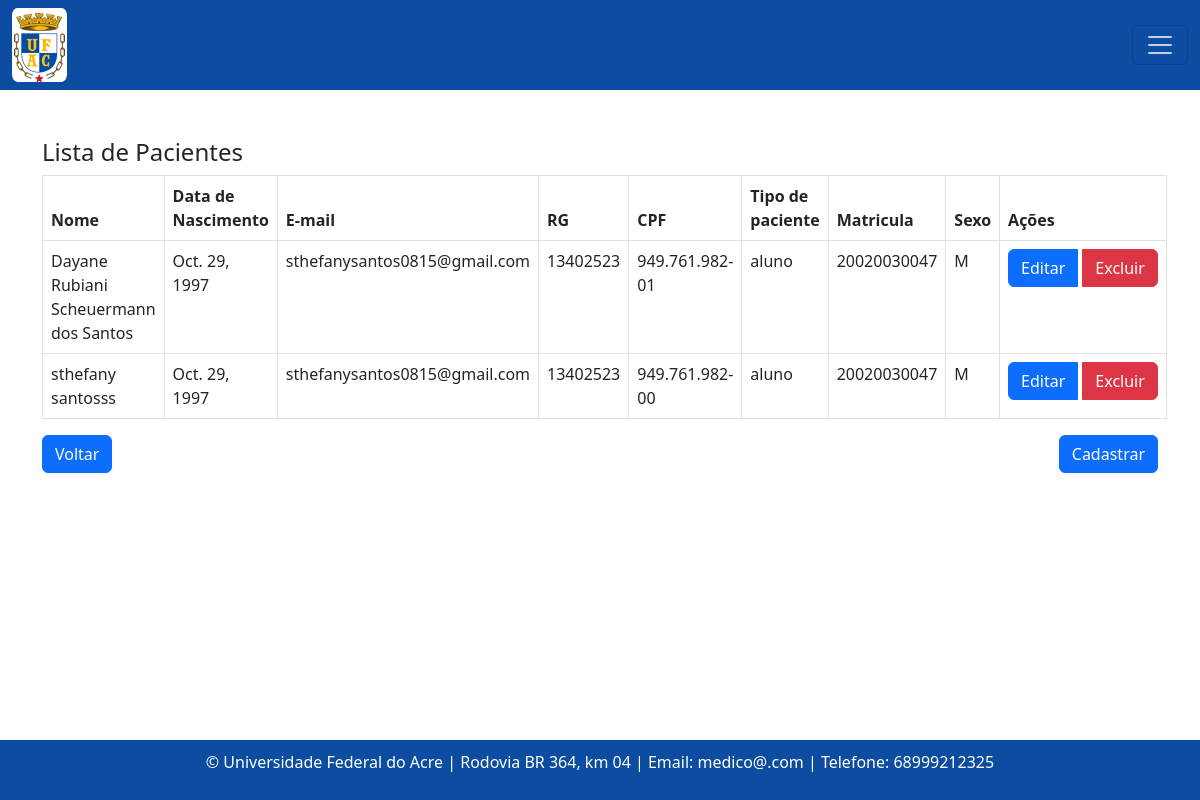
/pacientes/, run on an earlier commit of the app's database.
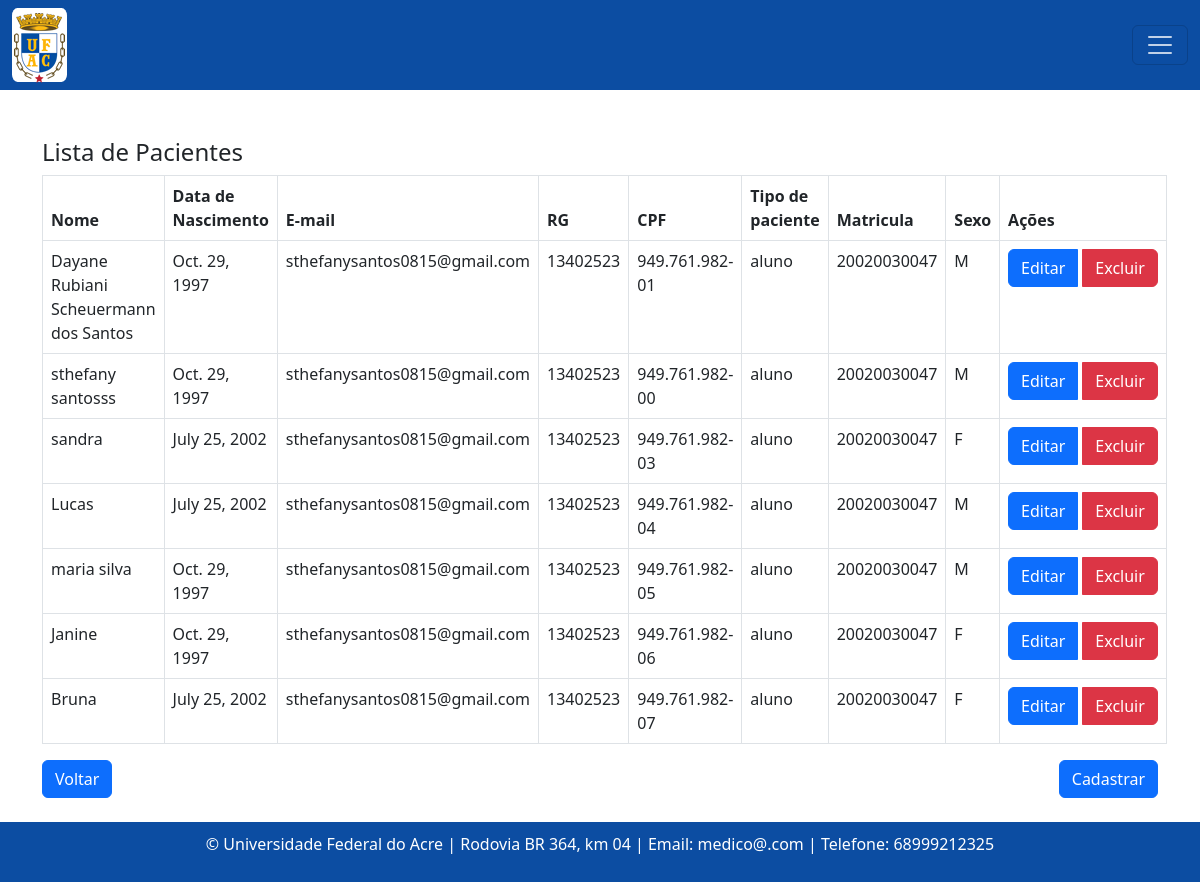
And on a later commit of the database.
### consulta/models.py (models this page shows, shortened)
class Paciente(models.Model):
    nome = models.CharField(max_length=100)
    data_nascimento = models.DateField()
    email = models.EmailField()
    rg = models.CharField(max_length=20)
    cpf = models.CharField(max_length=14)
    sexo = models.CharField(max_length=1, choices=[('M', 'Masculino'), ('F', 'Feminino')])
    matricula = models.CharField(max_length=20)
    tipo_paciente = models.CharField(max_length=20)
    cargo_funcao = models.CharField(max_length=50, default='')
    cep = models.CharField(max_length=9)
    cidade = models.CharField(max_length=50)
    bairro = models.CharField(max_length=50, default='')
    uf = models.CharField(max_length=2)
    numero = models.CharField(max_length=10)
    ddd_telefone = models.CharField(max_length=3)
    complemento = models.CharField(max_length=100, blank=True, null=True, default='')  # Adicionando o valor padrão aqui

### consulta/views.py (the view)
# urls.py: path('pacientes/', listar_pacientes, name= 'pacienteListagem' ),
def listar_pacientes(request):
    pacientes = Paciente.objects.all()
    return render(request, 'consultas/listagem_pacientes.html', {'pacientes': pacientes})

### templates/consultas/listagem_pacientes.html (shortened to what this page needs)
{% extends "base.html" %}
{% block content %}
  <h4>Lista de Pacientes</h4>
  <table class="table table-bordered">
    <thead>
      <tr>
        <th>Nome</th>
        <th>Data de Nascimento</th>
        <th>E-mail</th>
        <th>RG</th>
        <th>CPF</th>
        <th>Tipo de paciente</th>
        <th>Matricula</th>
        <th>Sexo</th>
        <th>Ações</th>
      </tr>
    </thead>
    <tbody>
      {% for paciente in pacientes %}
      <tr class="paciente-row">
        <td>{{ paciente.nome }}</td>
        <td>{{ paciente.data_nascimento }}</td>
        <td>{{ paciente.email }}</td>
        <td>{{ paciente.rg }}</td>
        <td>{{ paciente.cpf }}</td>
        <td>{{ paciente.tipo_paciente }}</td>
        <td>{{ paciente.matricula }}</td>
        <td>{{ paciente.sexo }}</td>
        <td>
          <div class="btn-group" role="group" aria-label="Ações">
            <a href="{% url 'pacienteEditar' paciente.id %}" class="btn btn-primary">Editar</a>
            <a href="{% url 'pacienteExcluir' paciente.id %}" class="btn btn-danger ms-1">Excluir</a>
        </div>
        </td>
      </tr>
      {% endfor %}
    </tbody>
  </table>
  <div class="d-flex justify-content-between">
    <a class="btn btn-primary" href="{% url 'home' %}">Voltar</a>
    <a class="btn btn-primary" href="{% url 'pacienteCreate'  %}">Cadastrar</a>
  </div>
{% endblock %}

### templates/base.html (shortened to what this page needs)
<!DOCTYPE html>
<html lang="en">
{%load static%}
<head>
    <link rel="stylesheet" href="https://cdn.jsdelivr.net/npm/bootstrap@5.3.0/dist/css/bootstrap.min.css">
    <link rel="stylesheet" type="text/css" href="{% static 'css\estilos.css' %}">
</head>
<body style="min-height: 100vh; display: flex; flex-direction: column;">
    <nav class="navbar" style="background-color: #0C4DA2; color: white;">
        <div class="container-fluid">
            <a class="navbar-brand text-white" href="#" >
                <img src="{% static 'imagens/logo_ufac_2.png' %}" style="margin: auto; display: flex ">
            </a>
            <button class="navbar-toggler" type="button" data-bs-toggle="offcanvas" data-bs-target="#offcanvasNavbar" aria-controls="offcanvasNavbar" >
                <span class="navbar-toggler-icon" style="filter: brightness(0) invert(1);"></span>
            </button>
        </div>
    </nav>
    <div class="container mt-5" style="flex: 1;">
        {% block content %}{% endblock %}
    </div>
    <footer class="text-center mt-4" style="background-color: #0C4DA2; color: white; padding: 10px;">
        <p>&copy; {{ year }} Universidade Federal do Acre | Rodovia BR 364, km 04 | Email: medico@.com | Telefone: 68999212325</p>
    </footer>
</body>
</html>

### static/css/estilos.css (style rules this page uses)
.navbar-brand { background-color: white; width: 55px; height: 74px; display: flex; align-items: center; justify-content: center; border-radius: 10%; }
.navbar-toggler { color:#ffffff; }

What changed in the data, as far as the page shows it:
added Paciente: nome "sandra", data_nascimento "July 25, 2002", email "sthefanysantos0815@gmail.com", rg "13402523", cpf "949.761.982-03", tipo_paciente "aluno", matricula "20020030047", sexo "F"
added Paciente: nome "Lucas", data_nascimento "July 25, 2002", email "sthefanysantos0815@gmail.com", rg "13402523", cpf "949.761.982-04", tipo_paciente "aluno", matricula "20020030047", sexo "M"
added Paciente: nome "maria silva", data_nascimento "Oct. 29, 1997", email "sthefanysantos0815@gmail.com", rg "13402523", cpf "949.761.982-05", tipo_paciente "aluno", matricula "20020030047", sexo "M"
added Paciente: nome "Janine", data_nascimento "Oct. 29, 1997", email "sthefanysantos0815@gmail.com", rg "13402523", cpf "949.761.982-06", tipo_paciente "aluno", matricula "20020030047", sexo "F"
added Paciente: nome "Bruna", data_nascimento "July 25, 2002", email "sthefanysantos0815@gmail.com", rg "13402523", cpf "949.761.982-07", tipo_paciente "aluno", matricula "20020030047", sexo "F"
